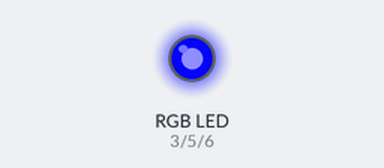
The sketch below on a simulated Arduino Uno, built with avr-gcc and run on an emulated ATmega328P. On the bench: an RGB LED mixed from three pins (HIGH = lit). Dim RGB values are drawn brighter than linear.

Above: at 0.05 s.
At 0.65 s:
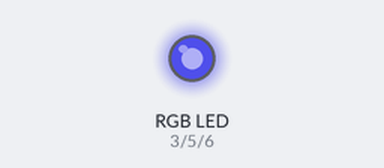
At 1.3 s:
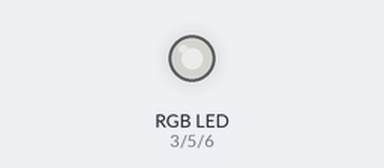
At 1.9 s:
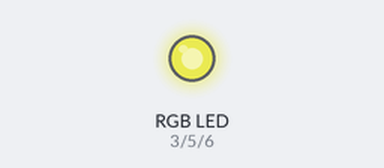
At 2.55 s:
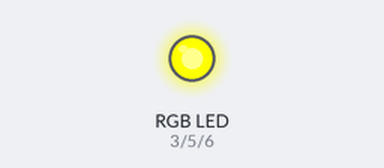
Timing chart, 0 to 5.9 s (numbered marks = the images above):
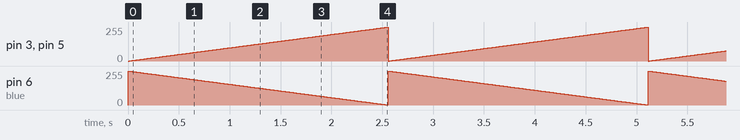

Measured:
- by itself, pin 3 (red), pin 5 (green): ramps from 0/255 to 254/255 and jumps back, once every 2.6 s
- by itself, pin 6 (blue): ramps from 255/255 to 1/255 and jumps back, once every 2.6 s

The sketch:

dioda_rgb.ino
```cpp
#define red 3
#define green 5
#define blue 6

void setup() {
  pinMode(red,OUTPUT);
  pinMode(green,OUTPUT);
  pinMode(blue,OUTPUT);
}

void loop() {
  int zmiana = 0;
  for(zmiana = 0; zmiana<255; zmiana++){
    analogWrite(red,zmiana);
    analogWrite(green,zmiana);
    analogWrite(blue,255-zmiana);
    delay(10);
  }
}
```
